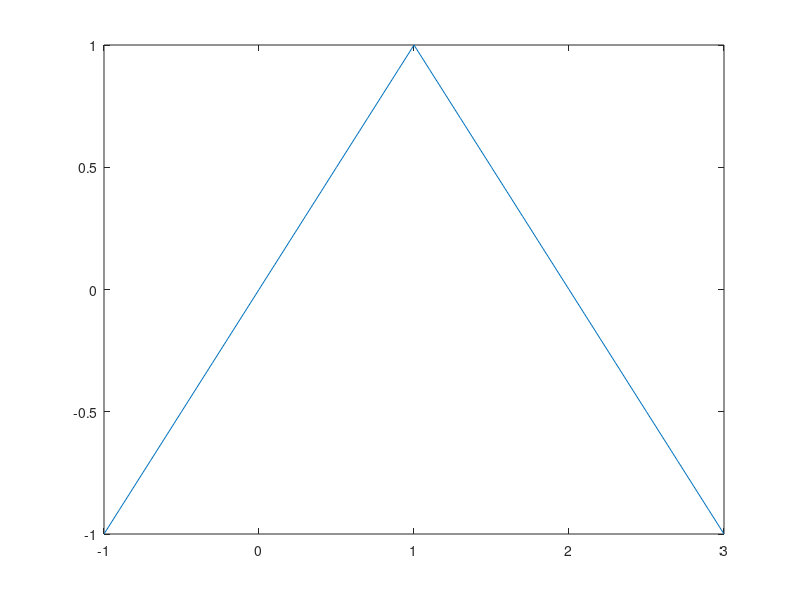

The MATLAB script that drew this image:
%First, we plot the triangular function 

x=-1:0.1:3;

x1=x(x<1);
x2=x(x>=1);

y1=x1;
y2=-x2+2;

plot(x,[y1 y2])

% Now, we calculate the Fourier series
T = 4; % Period
w0 = 2*pi/T; % Angular frequency
% Assuming an amplitude of A=1

for n = 1:10
    f1=@(t) t;
    i1=quad(f1, -1, 1);
    f2=@(t) -t + 2;
    i2=quad(f2, 1, 3);
    
    a0=(1/T)*(i1 + i2);
    
    f1a=@(t) t*cos(n*w0*t);
    i1a=quad(f1a, -1, 1);
    f2a=@(t) (-t + 2) * cos(n*w0*t);
    i2a=quad(f2a, 1, 3);
    
    an = (2/T) * (i1a + i2a);
    
    f1b=@(t) t*sin(n*w0*t);
    i1b=quad(f1b, -1, 1);
    f2b=@(t) (-t + 2) * sin(n*w0*t);
    i2b=quad(f2b, 1, 3);
   
    bn = (2/T) * (i1b + i2b);
    
    disp("n: "); disp(n);
    disp("A0: "); disp(a0);
    disp("An: "); disp(an);
    disp("Bn: "); disp(bn);
endfor